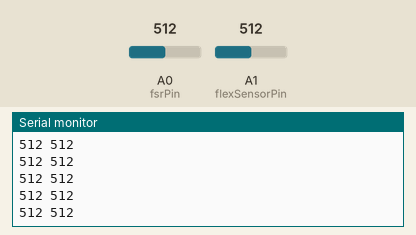
A sketch run on a simulated Arduino Uno, built with avr-gcc and run on an emulated ATmega328P. Shown: the last lines printed to the serial monitor. The inputs (shaded band) are chosen by the test bench; at power-on: A0 (fsrPin) = 512, A1 (flexSensorPin) = 512.

Above: at 1.2 s.
1.3 s: A0 (fsrPin) set to 716
At 1.68 s:
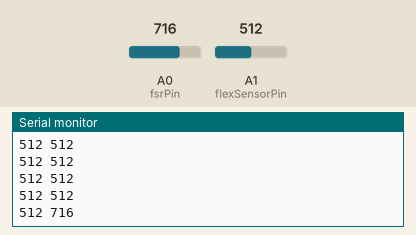
2.8 s: A1 (flexSensorPin) set to 716
At 2.94 s:
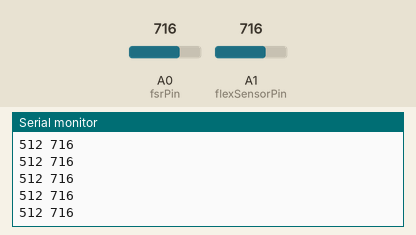
4.3 s: A0 (fsrPin) set to 900
At 4.44 s:
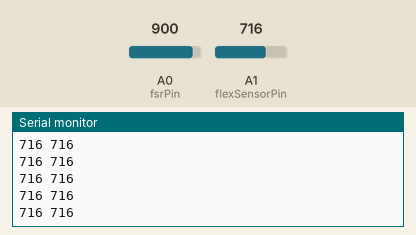
5.8 s: A1 (flexSensorPin) set to 900
At 5.94 s:
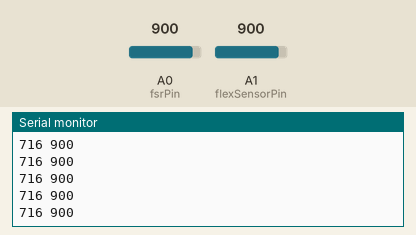
Timing chart, 0 to 8.3 s (numbered marks = the images above; inputs shaded):
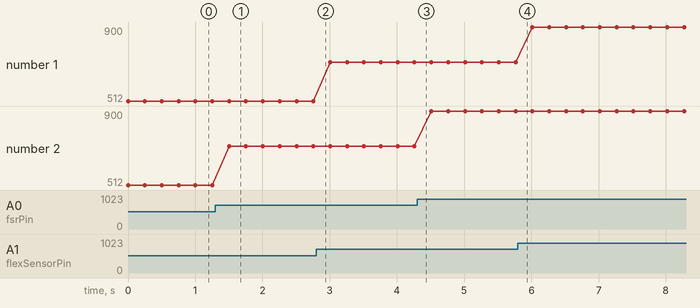

Measured:
- after the input at 1.3 s, the serial monitor: prints a new line after 0.20 s (image 1)
- plotted number 2: 512 → 716 after the input at 1.3 s, 716 → 900 after the input at 4.3 s

The sketch:

Controller.ino
```cpp
int flexSensorPin = A1; //analog pin 0
int fsrPin = 0;     // the FSR and 10K pulldown are connected to a0

void setup(){
  Serial.begin(9600);
}

void loop(){
  int flexSensorReading = analogRead(flexSensorPin);
  int flexValue = map(flexSensorReading, 200, 500, 0, 300);
  Serial.print(flexSensorReading);

  Serial.print(" ");

  int fsrValue = analogRead(fsrPin);
  Serial.println(fsrValue);     // the raw analog reading

  delay(250);
}
```
